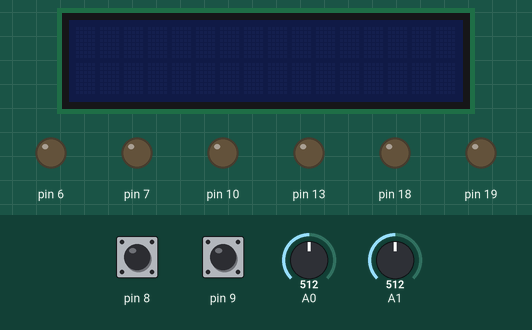
Simulated run of this sketch. Board: Arduino Uno, built with avr-gcc and run on an emulated ATmega328P. Shown: 16×2 character LCD, output pins drawn as LEDs (lit = HIGH). The inputs (shaded band) are chosen by the test bench; at power-on: pin 8 HIGH, A0 = 512, pin 9 HIGH, A1 = 512. What the sketch prints to the serial monitor is not drawn.

Above: at 0.8 s.
0.9 s: pin 8 pulled LOW for 0.15 s
At 3.4 s:
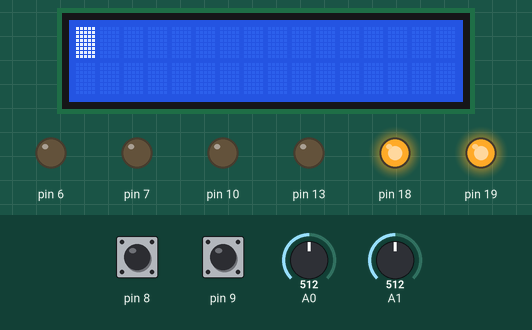
5.2 s: A0 set to 446
At 6.2 s:
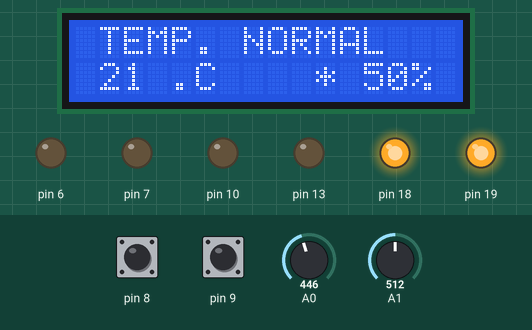
7.0 s: A0 set to 412
At 8.3 s:
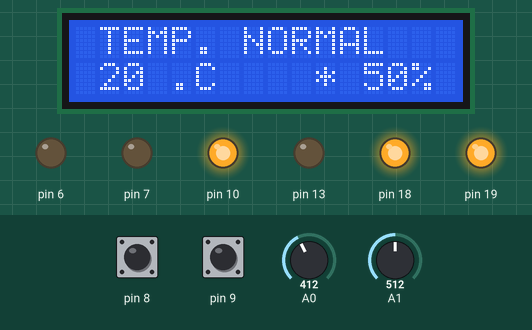
8.9 s: pin 9 pulled LOW for 3.2 s
At 11.6 s:
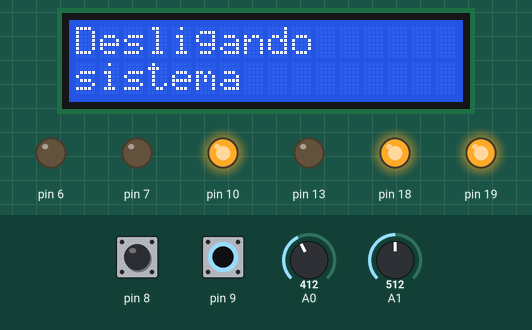
16.3 s: pin 8 pulled LOW for 1 s
At 20.3 s:
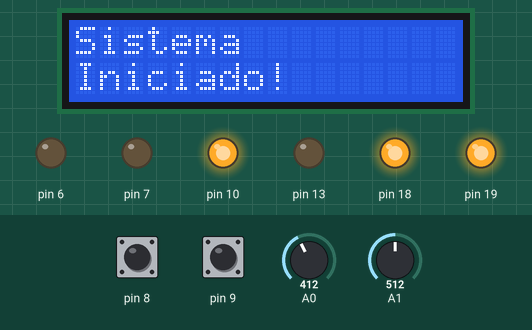
21.5 s: A0 set to 900
At 22.9 s:
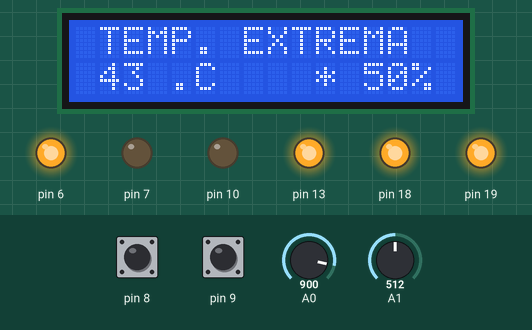
Timing chart, 0 to 24.3 s (numbered marks = the images above; inputs shaded):
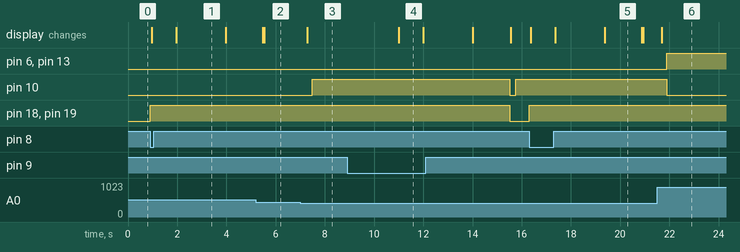

Measured:
- the behaviour switches between 430 and 429 on A0 (found by bisection; images 2 and 3)
- after the input at 0.9 s, pin 18, pin 19: LOW → HIGH at once; the display: first changes after 0.06 s (image 1 shows a later state)
- after the input at 7.0 s, pin 10: LOW → HIGH after 0.49 s; the display: changes after 0.29 s (image 3)
- after the input at 8.9 s, pin 10: HIGH → LOW after 6.6 s, → HIGH 0.25 s later; pin 18, pin 19: HIGH → LOW after 6.6 s; the display: changes after 2.1 s (image 4)
- after the input at 16.3 s, pin 18, pin 19: LOW → HIGH at once; the display: first changes after 0.06 s (image 5 shows a later state)
- after the input at 21.5 s, pin 6, pin 13: LOW → HIGH after 0.39 s; pin 10: HIGH → LOW after 0.39 s; the display: changes after 0.19 s (image 6)
- what the display in image 1 shows lasts 2.0 s, from 2.0 s to 4.0 s

The sketch:

principal_final.ino
```cpp
#include <Arduino.h>
#include <stdio.h>
#include <stdlib.h>
#include <LiquidCrystal.h>

#define BIT0 0b00000001
#define BIT1 0b00000010
#define BIT2 0b00000100
#define BIT3 0b00001000
#define BIT4 0b00010000
#define BIT5 0b00100000
#define BIT6 0b01000000
#define BIT7 0b10000000

// CONFIGURA DISPLAY
LiquidCrystal lcd(12, 11, 5, 4, 3, 2);

// ===================================== FUNÇÃO PARA MOSTRAR TEMPERATURA E ===================================

void display_data(int temp, int umidade)
{

  if (temp < 20)
  {
    lcd.setCursor(1, 0);
    lcd.print("TEMP. BAIXA     ");
  }
  else if (temp <= 30)
  {
    lcd.setCursor(1, 0);
    lcd.print("TEMP. NORMAL     ");
  }
  else if (temp <= 40)
  {
    lcd.setCursor(1, 0);
    lcd.print("TEMP. ALTA     ");
  }
  else
  {
    lcd.setCursor(1, 0);
    lcd.print("TEMP. EXTREMA     ");
  }
  lcd.setCursor(1, 1);
  if(temp<10)
    lcd.print(0);
  lcd.print(temp);
  lcd.print("     ");
  lcd.setCursor(4, 1);
  lcd.print(".C");

  lcd.setCursor(10, 1);
  lcd.print("* ");
  if(umidade<10)
    lcd.print(0);
  lcd.print(umidade);
  lcd.print("%  ");
  _delay_ms(200);
}

// Configuracoes de Serial
#define FOSC 16000000U
#define BAUD 9600
#define MYUBRR FOSC / 16 / (BAUD - 1)

// configuracoes do transmissor
char msg_tx[50];
int pos_msg_rx = 0;

// flag universal ON OFF
int liga = 0;


// ===================================== FUNÇÃO PARA DESLIGAMENTO GERAL DA ESTUFA ===================================

void desliga_geral()
{
  //MENSAGEM DE DESLIGAMENTO DO SISTEMA
  lcd.clear();
  lcd.setCursor(0,0);
  lcd.print("Desligando");
  lcd.setCursor(0,1);
  lcd.print("sistema");
  _delay_ms(1000);
  lcd.clear(); // Limpia la pantalla
  lcd.blink(); // ativa blink do display
  _delay_ms(2000);
  lcd.noBlink(); // desativa blink do display
  _delay_ms(1500);
  lcd.clear();

  // motores
  PORTD &= ~BIT6;
  PORTD &= ~BIT7;
  // led
  PORTB &= ~BIT2;
  // buzer
  PORTB &= ~BIT5;
  //lcd
  PORTC &= ~BIT5;
  //LAMPADA EXTERNA
  PORTC &= ~BIT4;
  UART_Transmit("Sistema Desligado!\n");
  liga = 0;
}


// ===================================== INTERRUPÇÃO E TIMER PARA DESLIGAR SISTEMA APÓS 3SEG ===================================
int sec = 0;
ISR(TIMER1_COMPA_vect)
{
  if ((PINB & BIT1) == 0)
  {
    sec++;
    if (sec == 3)
    {
      desliga_geral();
      sec = 0;
    }
  }
  else
  {
    sec = 0;
  }
}

// ===================================== CONTROLES DE ILUMIAÇÃO, VENTILAÇÃO, IRRIGAÇÃO E ALARME ===================================
void controles(int temperatura, int umidade)
{
  // MOTOR DE IRRIGACAO = PD7
  // MOTOR DE VENTILACAO = PD6 (OCR0A)
  // motor do ventilador configurado com rotação de acordo com o nivel da temperatura

  //LIGA ILUMINAÇÃO
  if (temperatura <= 20){
    OCR0A = 0;
    PORTB |= BIT2;
  }
  else
  {
    // DESLIGA LUZ

    if(temperatura >= 40){

      // configura pwm no ventilador
      OCR0A = (int)((100 / 100) * 255); //(DC em Porcentagem)
    }
    else if(temperatura >= 35){

      // configura pwm no ventilador
      OCR0A = (int)((75 / 100) * 255); //(DC em Porcentagem)
    }
    else if(temperatura >= 30){

      // configura pwm no ventilador
      OCR0A = (int)((50 / 100) * 255); //(DC em Porcentagem)
    }
    else if(temperatura >= 25){

      // configura pwm no ventilador
      OCR0A = (int)((25 / 100) * 255); //(DC em Porcentagem)
    }
    else{

      // configura pwm no ventilador
      OCR0A = (int)((0 / 100) * 255); //(DC em Porcentagem)
    }

    PORTB &= ~BIT2;
  }

  // DEFINIÇÃO DO BUZZER - liga se temperatura passar de 40 graus
  if (temperatura > 40)

    PORTB |= BIT5;
  else
    PORTB &= ~BIT5;

  // LIGA E DESLIGA IRRIGADOR - liga se umidade estiver menor que 50%
  if (umidade < 50)
    PORTD |= BIT7;
  else
    PORTD &= ~BIT7;
}

// ===================================== CONVERSORES ADC PARA TEMPERATURA E UMIDADE ===================================
int obterTemperatura()
{
  unsigned int leitura_AD;
  int temperatura;
  float tensao;
  int pino = 0;

  ADMUX = ((ADMUX & 0xF8) | pino);

  // Leitura do Conversor AD com média de conversão
  unsigned int SomaLeitura = 0, MediaLeitura;
  for (int i = 0; i < 5; i++)
  {
    ADCSRA |= BIT6;
    while ((ADCSRA & BIT6) == BIT6)
      ;

    leitura_AD = (ADCL | (ADCH << 8)); // Ou leitura_AD = ADC;
    SomaLeitura += leitura_AD;
  }
  MediaLeitura = SomaLeitura / 5;
  tensao = (leitura_AD * 5.0) / 1023.0; // Variável auxiliar para o cálculo
  temperatura = tensao * 10; //temperatura de 0 a 50 graus

  // UART UTILIZADA PARA ENVIAR LOGS DA TEMPERATURA
  itoa(temperatura, msg_tx, 10);
  UART_Transmit("Leitura Temperatura: ");
  UART_Transmit(msg_tx);
  UART_Transmit("\n");
  return temperatura;
}

int obterUmidade()
{
  unsigned int leitura_AD;
  int umidade;
  float tensao;
  int pino = 1;

  ADMUX = ((ADMUX & 0xF8) | pino);

  unsigned int SomaLeitura = 0, MediaLeitura;
  for (int i = 0; i < 10; i++)
  {
    ADCSRA |= BIT6;
    while ((ADCSRA & BIT6) == BIT6)
      ;

    leitura_AD = (ADCL | (ADCH << 8)); // Ou leitura_AD = ADC;
    SomaLeitura += leitura_AD;
  }
  MediaLeitura = SomaLeitura / 10;
  tensao = (MediaLeitura * 5) / 1023.0; // Variável auxiliar para o cálculo
  umidade = tensao * 20; //umidade de 0 a 100%

  // UART UTILIZADA PARA ENVIAR LOGS DA UMIDADE
  itoa(umidade, msg_tx, 10);
  UART_Transmit("Leitura Umidade: ");
  UART_Transmit(msg_tx);
  UART_Transmit("\n");
  return umidade;
}

// ===================================== FUNÇÃO PRINCIPAL ===================================

int main()
{

  // Inicialização da Serial
  UART_config(MYUBRR);

  // Determinação do pino de leitura do conversor AD
  ADMUX = BIT6;
  // Configuração do Conversor AD
  ADCSRA = (BIT7 + BIT2 + BIT1 + BIT0); // Habilitação do Conversor e Prescaler de 128
  ADCSRB = 0;                           // Garantia de conversão única
  DIDR0;                                // Desabilitação dos PINOS usados no AD para entrada digital - Não obrigatório

  // saidas
  DDRD = BIT6 + BIT7;
  DDRB = BIT2 + BIT5;
  DDRC = BIT4 + BIT5;

  // habilitando pull-up para botões
  PORTB = BIT0 + BIT1;

  // configurando PWM
  TCCR0A = 0b10000011; // Temporizador no modo PWM não-invertido
  TCCR0B = 0b00000100; //- Prescaler de 256 - Frequencia de 62, 5 kHz - Período de 16 us

  // set timer1 interrupt at 1Hz
  TCCR1A = 0; // set entire TCCR1A register to 0
  TCCR1B = 0; // same for TCCR1B
  TCNT1 = 0;  // initialize counter value to 0
  // set compare match register for 1hz increments
  OCR1A = 15624; // = (16*10^6) / (1*1024) - 1 (must be <65536)
  // turn on CTC mode
  TCCR1B |= (1 << WGM12);
  // Set CS10 and CS12 bits for 1024 prescaler
  TCCR1B |= (1 << CS12) | (1 << CS10);
  // enable timer compare interrupt
  TIMSK1 |= (1 << OCIE1A);

  // Interrupção global
  sei();

  //mensagem inicial via UART
  UART_Transmit("Sistema Desligado!\n");
  UART_Transmit("                    ");

  for (;;)
  {
    // A0 = Temperatura
    // A1 = Umidade
    if ((PINB & BIT0) == 0)
    {
      liga = 1;
      //LIGA  DISPLAY
      PORTC |= BIT5;
      //LIGA LAMPADA EXTERNA
      PORTC |= BIT4;
      // inicializando lcd
      lcd.begin(16, 2);
      //MENSAGEM DE INICIALIZAÇÃO DO SISTEMA
      lcd.print("Inicializando");
      lcd.setCursor(0,1);
      lcd.print("sistema");
      _delay_ms(1000);
      lcd.clear(); // Limpia la pantalla
      lcd.blink(); // ativa blink do display
      _delay_ms(2000);
      lcd.noBlink(); // desativa blink do display
      lcd.setCursor(0,0);
      lcd.print("Sistema");
      lcd.setCursor(0,1);
      lcd.print("Iniciado!");
      _delay_ms(1500);
      lcd.clear();

      UART_Transmit("Sistema Ligado!\n");
    }

    if (liga == 1)
    {


      // verifica temperatura e umidade para controles
      int temperatura = obterTemperatura(); // 0-9
      int umidade = obterUmidade();
      display_data(temperatura, umidade);
      controles(temperatura, umidade);
      // log da temperatura via serial
    }
  }
}


// ===================================== CONFIGURAÇÕES UART ===================================

// Transmissão de Dados Serial
void UART_Transmit(char *dados)
{
  // Envia todos os caracteres do buffer dados ate chegar um final de linha
  while (*dados != 0)
  {
    while ((UCSR0A & BIT5) == 0)
      ; // Aguarda a transmissão acabar

    // Escreve o caractere no registro de tranmissão
    UDR0 = *dados;
    // Passa para o próximo caractere do buffer dados
    dados++;
  }
}

// Configuração da Serial
void UART_config(unsigned int ubrr)
{
  // Configura a  baud rate
  UBRR0H = (unsigned char)(ubrr >> 8);
  UBRR0L = (unsigned char)ubrr;
  // Habilita a recepcao, tranmissao e interrupcao na recepcao */
  UCSR0B = (BIT7 + BIT4 + BIT3);
  // Configura o formato da mensagem: 8 bits de dados e 1 bits de stop */
  UCSR0C = (BIT2 + BIT1);
}
```
